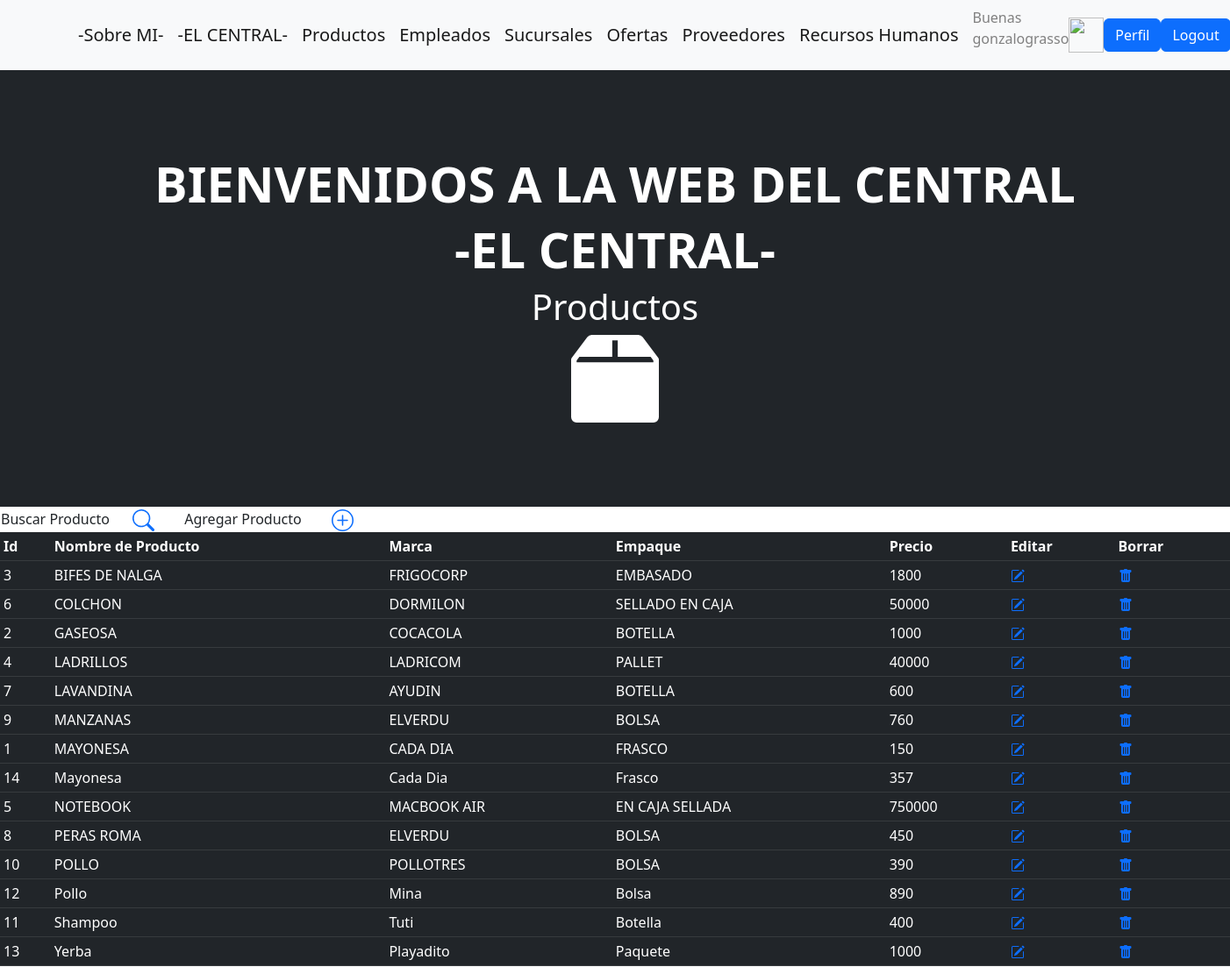
Before: /productos/ (signed in, upper part) with the older database file.
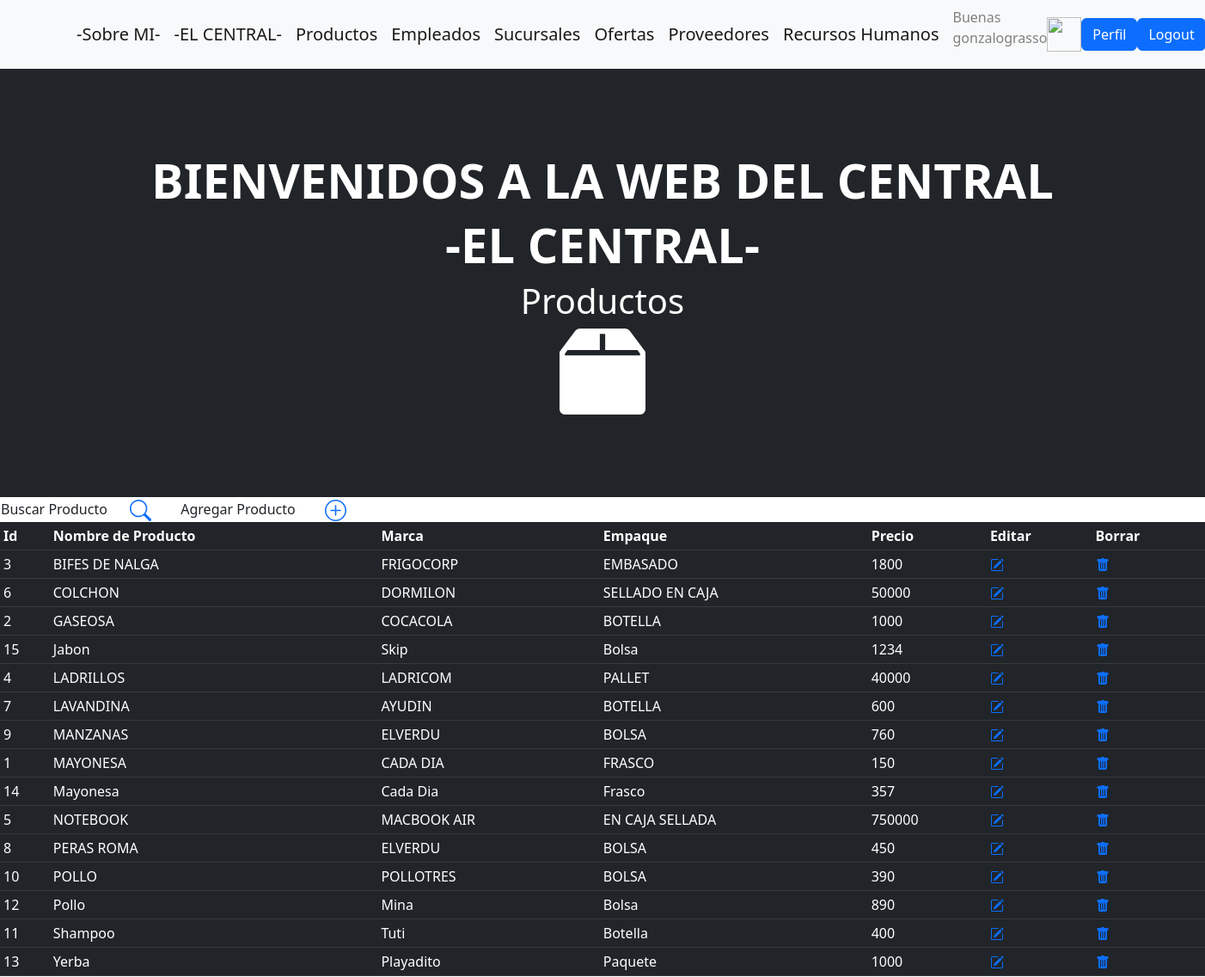
After: the same page with the newer database file.
### superapp/models.py (models this page shows, shortened)
class Productos (models.Model):
    nombre = models.CharField(max_length=60)
    marca = models.CharField(max_length=60)
    tipo_Empaque = models.CharField(max_length=60)
    precio = models.IntegerField()
    class Meta:
        verbose_name = "Producto"
        verbose_name_plural = "Productos"
        ordering =['nombre']

### superapp/views.py (the view)
# urls.py: path('productos/',productos , name ="productos"),
@login_required
def productos (request):
    contexto = {'productos': Productos.objects.all(),'producto1': 'Listado de Productos'}
    return render (request, "superapp/productos.html", contexto)

### superapp/templates/superapp/productos.html (shortened to what this page needs)
{% extends 'superapp/base.html' %}
{% load static %}
{% block data %}
<h1>Productos</h1>
<svg xmlns="http://www.w3.org/2000/svg" width="100" height="100" fill="currentColor" class="bi bi-box2-fill" viewBox="0 0 16 16">
  <path d="M3.75 0a1 1 0 0 0-.8.4L.1 4.2a.5.5 0 0 0-.1.3V15a1 1 0 0 0 1 1h14a1 1 0 0 0 1-1V4.5a.5.5 0 0 0-.1-.3L13.05.4a1 1 0 0 0-.8-.4h-8.5ZM15 4.667V5H1v-.333L1.5 4h6V1h1v3h6l.5.667Z"/>
</svg>
{% endblock data %}
{% block estructura %}
<table>
<td width="150"><h8>Buscar Producto</h8></td>
<td>
    <a href="{% url 'buscarproducto' %}">
    </a>
<td width="200"><h8> <center>Agregar Producto</center> </h8></td>
<td>
    <a href="{% url 'create_producto' %}">
     </a>
      </td>
</table>
    <table class="table table-dark table-sm">
        <thead>
            <tr>
               <th>Id</th>
               <th>Nombre de Producto</th>
               <th>Marca</th>
               <th>Empaque</th>
               <th>Precio</th>
               <th>Editar</th>
               <th>Borrar</th>
            </tr>
        </thead>
        <tbody>
    {% for p in productos %}
            <tr>
               <td>{{p.id}}</td>
               <td>{{p.nombre}}</td>
               <td>{{p.marca}}</td>
               <td>{{p.tipo_Empaque}}</td>
               <td>{{p.precio}}</td>
               <td>
                <a href="{% url 'update_producto' p.id %}">
                </a>
                </td>
                <td>
                  <a href="{% url 'delete_producto' p.id %}">
                </td>
            </tr>
    {% endfor %}
        </tbody>
   </table>
{% endblock estructura %}

### superapp/templates/superapp/base.html (shortened to what this page needs)
<!DOCTYPE html>
<html lang="en">
    <head>
        {% load static %}
        <link href="https://cdn.jsdelivr.net/npm/bootstrap-icons@1.5.0/font/bootstrap-icons.css" rel="stylesheet" />
        <link href="https://cdn.jsdelivr.net/npm/bootstrap@5.2.3/dist/css/bootstrap.min.css" rel="stylesheet" />
        <link href="{% static 'superapp/css/styles.css' %} " rel="stylesheet" />
        <link rel="stylesheet" href="https://cdnjs.cloudflare.com/ajax/libs/font-awesome/6.4.0/css/all.min.css"  />
    </head>
    <body>
        <nav class="navbar navbar-expand-lg navbar-light bg-light">
            <div class="container px-4 px-lg-5">
                <a class="navbar-brand" href="{% url 'sobreMi' %}">-Sobre MI-</a>
                <a class="navbar-brand" href="{% url 'suc' %}">-EL CENTRAL-</a>
                {% if user.is_authenticated  %}
                    <a class="navbar-brand" href="{% url 'productos' %}">Productos</a>
                    <a class="navbar-brand" href="{% url 'empleados' %}">Empleados</a>
                    <a class="navbar-brand" href="{% url 'sucursales' %}">Sucursales</a>
                    <a class="navbar-brand" href="{% url 'ofertas' %}">Ofertas</a>
                    <a class="navbar-brand" href="{% url 'proveedores' %}">Proveedores</a>
                    <a class="navbar-brand" href="{% url 'rrhh' %}">Recursos Humanos</a>
                    <p style="color: grey;">Buenas {{user.username}}</p>
                    <div class="text-center">
                         <img src="{{request.session.avatar}}" height="40px" width="40px"/>
                    </div>
                    <a class = "btn btn-primary" href="{% url 'editar_perfil' %}">Perfil</a>
                    <a class = "btn btn-primary" href="{% url 'logout' %}">Logout</a>
                {% else %}
                    <a class = "btn btn-success" href="{% url 'registro' %}">Registrate</a>
                    <a class = "btn btn-primary" href="{% url 'login' %}">Login</a>
                {% endif %}
            </div>
        </nav>
        <header class="bg-dark py-5">
            <div class="container px-4 px-lg-5 my-5">
                <div class="text-center text-white">
                    <h2 class="display-4 fw-bolder">BIENVENIDOS A LA WEB DEL CENTRAL</h2>
                    <h1 class="display-4 fw-bolder"> -EL CENTRAL-</h1>
                    <h2>
                    {% block data %}
                    {% endblock data %}
                        </h2>
                </div>
            </div>
        </header>
        {% block estructura %}
        {% endblock estructura %}
    </body>
</html>

Changed rows visible on the page:
added Productos: id "15", nombre "Jabon", marca "Skip", tipo_Empaque "Bolsa", precio "1234"
